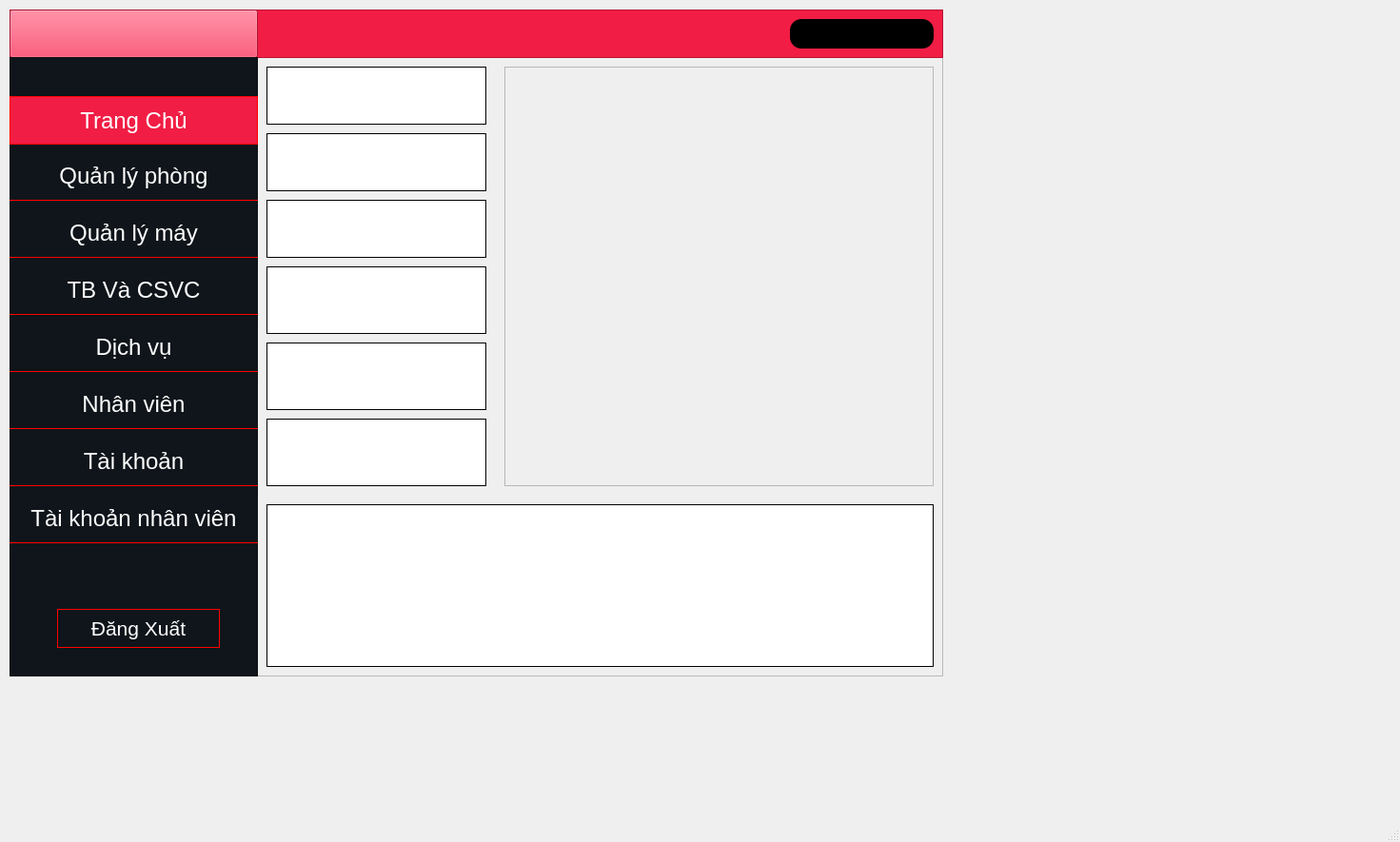
<?xml version="1.0" encoding="UTF-8"?>
<ui version="4.0">
 <class>MainWindow</class>
 <widget class="QMainWindow" name="MainWindow">
  <property name="geometry">
   <rect>
    <x>0</x>
    <y>0</y>
    <width>1471</width>
    <height>885</height>
   </rect>
  </property>
  <property name="windowTitle">
   <string>MainWindow</string>
  </property>
  <widget class="QWidget" name="centralwidget">
   <widget class="QFrame" name="frame">
    <property name="geometry">
     <rect>
      <x>10</x>
      <y>10</y>
      <width>981</width>
      <height>701</height>
     </rect>
    </property>
    <property name="frameShape">
     <enum>QFrame::StyledPanel</enum>
    </property>
    <property name="frameShadow">
     <enum>QFrame::Raised</enum>
    </property>
    <widget class="QFrame" name="frame_2">
     <property name="geometry">
      <rect>
       <x>0</x>
       <y>0</y>
       <width>981</width>
       <height>51</height>
      </rect>
     </property>
     <property name="styleSheet">
      <string notr="true">background-color: #F11D44;</string>
     </property>
     <property name="frameShape">
      <enum>QFrame::StyledPanel</enum>
     </property>
     <property name="frameShadow">
      <enum>QFrame::Raised</enum>
     </property>
     <widget class="QLabel" name="lb_tentaikhoan">
      <property name="geometry">
       <rect>
        <x>820</x>
        <y>10</y>
        <width>151</width>
        <height>31</height>
       </rect>
      </property>
      <property name="styleSheet">
       <string notr="true">color:white;
background-color:black;
border-radius:12px;</string>
      </property>
      <property name="text">
       <string/>
      </property>
     </widget>
     <widget class="QPushButton" name="btn_home">
      <property name="geometry">
       <rect>
        <x>0</x>
        <y>0</y>
        <width>261</width>
        <height>51</height>
       </rect>
      </property>
      <property name="text">
       <string/>
      </property>
      <property name="icon">
       <iconset>
        <normaloff>../Icon &amp; image/Logo-Transparent-01.png</normaloff>../Icon &amp; image/Logo-Transparent-01.png</iconset>
      </property>
      <property name="iconSize">
       <size>
        <width>150</width>
        <height>200</height>
       </size>
      </property>
     </widget>
    </widget>
    <widget class="QFrame" name="frame_3">
     <property name="geometry">
      <rect>
       <x>0</x>
       <y>50</y>
       <width>261</width>
       <height>651</height>
      </rect>
     </property>
     <property name="styleSheet">
      <string notr="true">background-color:#0F151A;</string>
     </property>
     <property name="frameShape">
      <enum>QFrame::StyledPanel</enum>
     </property>
     <property name="frameShadow">
      <enum>QFrame::Raised</enum>
     </property>
     <widget class="QPushButton" name="btn_dangxuat">
      <property name="geometry">
       <rect>
        <x>50</x>
        <y>580</y>
        <width>171</width>
        <height>41</height>
       </rect>
      </property>
      <property name="font">
       <font>
        <pointsize>16</pointsize>
       </font>
      </property>
      <property name="styleSheet">
       <string notr="true">border: 1px solid red;
color:white;</string>
      </property>
      <property name="text">
       <string>Đăng Xuất</string>
      </property>
     </widget>
     <widget class="QPushButton" name="btn_trangchu">
      <property name="geometry">
       <rect>
        <x>0</x>
        <y>41</y>
        <width>261</width>
        <height>51</height>
       </rect>
      </property>
      <property name="font">
       <font>
        <pointsize>18</pointsize>
       </font>
      </property>
      <property name="styleSheet">
       <string notr="true">border: 1px solid red;
color:white;
background-color:#F11D44;</string>
      </property>
      <property name="text">
       <string>Trang Chủ</string>
      </property>
     </widget>
     <widget class="QPushButton" name="btn_qlphong">
      <property name="geometry">
       <rect>
        <x>0</x>
        <y>100</y>
        <width>261</width>
        <height>51</height>
       </rect>
      </property>
      <property name="font">
       <font>
        <pointsize>18</pointsize>
       </font>
      </property>
      <property name="styleSheet">
       <string notr="true">border: 1px solid red;
color:white;
border-left:none;
border-top:none;
border-right:none;</string>
      </property>
      <property name="text">
       <string>Quản lý phòng</string>
      </property>
     </widget>
     <widget class="QPushButton" name="btn_qlmay">
      <property name="geometry">
       <rect>
        <x>0</x>
        <y>160</y>
        <width>261</width>
        <height>51</height>
       </rect>
      </property>
      <property name="font">
       <font>
        <pointsize>18</pointsize>
       </font>
      </property>
      <property name="styleSheet">
       <string notr="true">border: 1px solid red;
color:white;
border-left:none;
border-top:none;
border-right:none;</string>
      </property>
      <property name="text">
       <string>Quản lý máy</string>
      </property>
     </widget>
     <widget class="QPushButton" name="btn_tbcsvc">
      <property name="geometry">
       <rect>
        <x>0</x>
        <y>220</y>
        <width>261</width>
        <height>51</height>
       </rect>
      </property>
      <property name="font">
       <font>
        <pointsize>18</pointsize>
       </font>
      </property>
      <property name="styleSheet">
       <string notr="true">border: 1px solid red;
color:white;
border-left:none;
border-top:none;
border-right:none;</string>
      </property>
      <property name="text">
       <string>TB Và CSVC</string>
      </property>
     </widget>
     <widget class="QPushButton" name="btn_dichvu">
      <property name="geometry">
       <rect>
        <x>0</x>
        <y>280</y>
        <width>261</width>
        <height>51</height>
       </rect>
      </property>
      <property name="font">
       <font>
        <pointsize>18</pointsize>
       </font>
      </property>
      <property name="styleSheet">
       <string notr="true">border: 1px solid red;
color:white;
border-left:none;
border-top:none;
border-right:none;</string>
      </property>
      <property name="text">
       <string>Dịch vụ</string>
      </property>
     </widget>
     <widget class="QPushButton" name="btn_nhanvien">
      <property name="geometry">
       <rect>
        <x>0</x>
        <y>340</y>
        <width>261</width>
        <height>51</height>
       </rect>
      </property>
      <property name="font">
       <font>
        <pointsize>18</pointsize>
       </font>
      </property>
      <property name="styleSheet">
       <string notr="true">border: 1px solid red;
color:white;
border-left:none;
border-top:none;
border-right:none;</string>
      </property>
      <property name="text">
       <string>Nhân viên</string>
      </property>
     </widget>
     <widget class="QPushButton" name="btn_tk">
      <property name="geometry">
       <rect>
        <x>0</x>
        <y>400</y>
        <width>261</width>
        <height>51</height>
       </rect>
      </property>
      <property name="font">
       <font>
        <pointsize>18</pointsize>
       </font>
      </property>
      <property name="styleSheet">
       <string notr="true">border: 1px solid red;
color:white;
border-left:none;
border-top:none;
border-right:none;</string>
      </property>
      <property name="text">
       <string>Tài khoản</string>
      </property>
     </widget>
     <widget class="QPushButton" name="btn_tknhanvien">
      <property name="geometry">
       <rect>
        <x>0</x>
        <y>460</y>
        <width>261</width>
        <height>51</height>
       </rect>
      </property>
      <property name="font">
       <font>
        <pointsize>18</pointsize>
       </font>
      </property>
      <property name="styleSheet">
       <string notr="true">border: 1px solid red;
color:white;
border-left:none;
border-top:none;
border-right:none;
</string>
      </property>
      <property name="text">
       <string>Tài khoản nhân viên</string>
      </property>
     </widget>
    </widget>
    <widget class="QLabel" name="lb_tkmax">
     <property name="geometry">
      <rect>
       <x>270</x>
       <y>520</y>
       <width>701</width>
       <height>171</height>
      </rect>
     </property>
     <property name="styleSheet">
      <string notr="true">border: 1px solid black;
background-color:White;
color: black;</string>
     </property>
     <property name="text">
      <string/>
     </property>
    </widget>
    <widget class="QFrame" name="frame_bieudo">
     <property name="geometry">
      <rect>
       <x>520</x>
       <y>60</y>
       <width>451</width>
       <height>441</height>
      </rect>
     </property>
     <property name="frameShape">
      <enum>QFrame::StyledPanel</enum>
     </property>
     <property name="frameShadow">
      <enum>QFrame::Raised</enum>
     </property>
    </widget>
    <widget class="QPushButton" name="btn_doanhthutong">
     <property name="geometry">
      <rect>
       <x>270</x>
       <y>60</y>
       <width>231</width>
       <height>61</height>
      </rect>
     </property>
     <property name="styleSheet">
      <string notr="true">border: 1px solid black;
background-color:White;
color: black;</string>
     </property>
     <property name="text">
      <string/>
     </property>
    </widget>
    <widget class="QPushButton" name="btn_doanhthu_nap">
     <property name="geometry">
      <rect>
       <x>270</x>
       <y>130</y>
       <width>231</width>
       <height>61</height>
      </rect>
     </property>
     <property name="styleSheet">
      <string notr="true">border: 1px solid black;
background-color:White;
color: black;</string>
     </property>
     <property name="text">
      <string/>
     </property>
    </widget>
    <widget class="QPushButton" name="btn_mayhd">
     <property name="geometry">
      <rect>
       <x>270</x>
       <y>430</y>
       <width>231</width>
       <height>71</height>
      </rect>
     </property>
     <property name="styleSheet">
      <string notr="true">border: 1px solid black;
background-color:White;
color: black;</string>
     </property>
     <property name="text">
      <string/>
     </property>
    </widget>
    <widget class="QPushButton" name="btn_doanhthu_thuephong">
     <property name="geometry">
      <rect>
       <x>270</x>
       <y>200</y>
       <width>231</width>
       <height>61</height>
      </rect>
     </property>
     <property name="styleSheet">
      <string notr="true">border: 1px solid black;
background-color:White;
color: black;</string>
     </property>
     <property name="text">
      <string/>
     </property>
    </widget>
    <widget class="QPushButton" name="btn_doanhthu_dichvu">
     <property name="geometry">
      <rect>
       <x>270</x>
       <y>270</y>
       <width>231</width>
       <height>71</height>
      </rect>
     </property>
     <property name="styleSheet">
      <string notr="true">border: 1px solid black;
background-color:White;
color: black;</string>
     </property>
     <property name="text">
      <string/>
     </property>
    </widget>
    <widget class="QPushButton" name="btn_maykhd">
     <property name="geometry">
      <rect>
       <x>270</x>
       <y>350</y>
       <width>231</width>
       <height>71</height>
      </rect>
     </property>
     <property name="styleSheet">
      <string notr="true">border: 1px solid black;
background-color:White;
color: black;</string>
     </property>
     <property name="text">
      <string/>
     </property>
    </widget>
   </widget>
  </widget>
  <widget class="QMenuBar" name="menubar">
   <property name="geometry">
    <rect>
     <x>0</x>
     <y>0</y>
     <width>1471</width>
     <height>24</height>
    </rect>
   </property>
  </widget>
  <widget class="QStatusBar" name="statusbar"/>
 </widget>
 <resources/>
 <connections/>
</ui>
